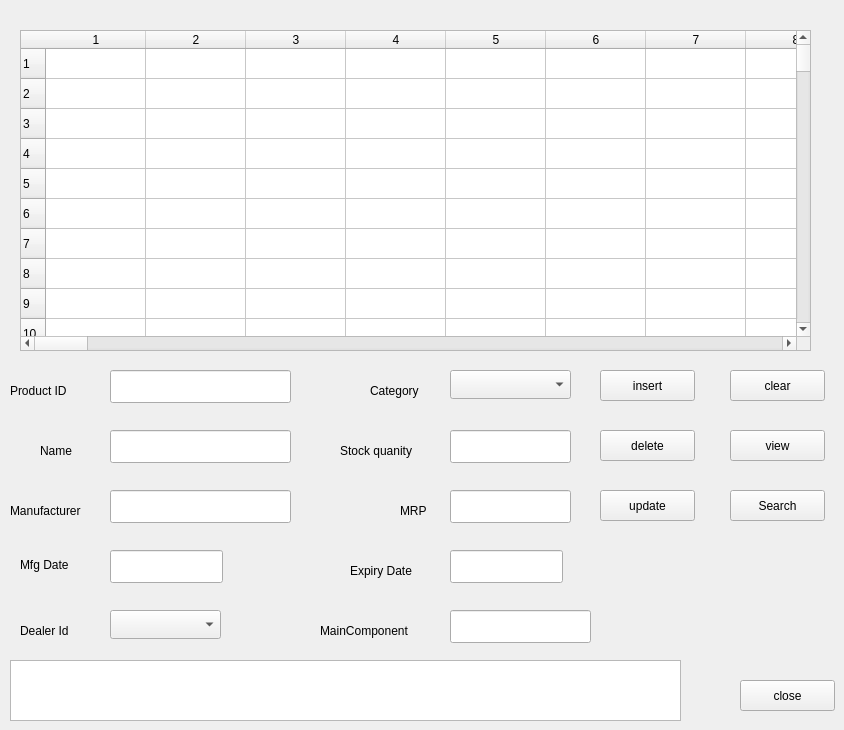
  <widget class="QWidget" name="prodTab">
   <attribute name="title">
    <string>Product Inventory</string>
   </attribute>
   <widget class="QPushButton" name="pinsertButton">
    <property name="geometry">
     <rect>
      <x>600</x>
      <y>370</y>
      <width>95</width>
      <height>31</height>
     </rect>
    </property>
    <property name="toolTip">
     <string extracomment="insert product record"/>
    </property>
    <property name="text">
     <string>insert</string>
    </property>
    <property name="iconSize">
     <size>
      <width>30</width>
      <height>30</height>
     </size>
    </property>
   </widget>
   <widget class="QLabel" name="pidlabel">
    <property name="geometry">
     <rect>
      <x>10</x>
      <y>380</y>
      <width>81</width>
      <height>21</height>
     </rect>
    </property>
    <property name="text">
     <string>Product ID</string>
    </property>
   </widget>
   <widget class="QLineEdit" name="pnameEdir">
    <property name="geometry">
     <rect>
      <x>110</x>
      <y>430</y>
      <width>181</width>
      <height>33</height>
     </rect>
    </property>
   </widget>
   <widget class="QLineEdit" name="manuEdit">
    <property name="geometry">
     <rect>
      <x>110</x>
      <y>490</y>
      <width>181</width>
      <height>33</height>
     </rect>
    </property>
   </widget>
   <widget class="QLineEdit" name="qtyEdit">
    <property name="geometry">
     <rect>
      <x>450</x>
      <y>430</y>
      <width>121</width>
      <height>33</height>
     </rect>
    </property>
   </widget>
   <widget class="QLineEdit" name="mrpEdit">
    <property name="geometry">
     <rect>
      <x>450</x>
      <y>490</y>
      <width>121</width>
      <height>33</height>
     </rect>
    </property>
   </widget>
   <widget class="QLabel" name="pnameLabel">
    <property name="geometry">
     <rect>
      <x>40</x>
      <y>440</y>
      <width>51</width>
      <height>21</height>
     </rect>
    </property>
    <property name="text">
     <string>Name</string>
    </property>
   </widget>
   <widget class="QLabel" name="manuLabel">
    <property name="geometry">
     <rect>
      <x>10</x>
      <y>500</y>
      <width>91</width>
      <height>21</height>
     </rect>
    </property>
    <property name="text">
     <string>Manufacturer</string>
    </property>
   </widget>
   <widget class="QLabel" name="cateLabel">
    <property name="geometry">
     <rect>
      <x>370</x>
      <y>380</y>
      <width>65</width>
      <height>21</height>
     </rect>
    </property>
    <property name="text">
     <string>Category</string>
    </property>
   </widget>
   <widget class="QLabel" name="qtyLabel">
    <property name="geometry">
     <rect>
      <x>340</x>
      <y>440</y>
      <width>101</width>
      <height>21</height>
     </rect>
    </property>
    <property name="text">
     <string>Stock quanity</string>
    </property>
   </widget>
   <widget class="QLabel" name="mrpLabel">
    <property name="geometry">
     <rect>
      <x>400</x>
      <y>500</y>
      <width>41</width>
      <height>21</height>
     </rect>
    </property>
    <property name="text">
     <string>MRP</string>
    </property>
   </widget>
   <widget class="QPushButton" name="pdeletebutton">
    <property name="geometry">
     <rect>
      <x>600</x>
      <y>430</y>
      <width>95</width>
      <height>31</height>
     </rect>
    </property>
    <property name="toolTip">
     <string extracomment="delete product record"/>
    </property>
    <property name="text">
     <string>delete</string>
    </property>
   </widget>
   <widget class="QPushButton" name="pclearbutton">
    <property name="geometry">
     <rect>
      <x>730</x>
      <y>370</y>
      <width>95</width>
      <height>31</height>
     </rect>
    </property>
    <property name="toolTip">
     <string extracomment="clear all text fields"/>
    </property>
    <property name="text">
     <string>clear</string>
    </property>
   </widget>
   <widget class="QPushButton" name="pview">
    <property name="geometry">
     <rect>
      <x>730</x>
      <y>430</y>
      <width>95</width>
      <height>31</height>
     </rect>
    </property>
    <property name="toolTip">
     <string extracomment="view product inventory"/>
    </property>
    <property name="text">
     <string>view</string>
    </property>
   </widget>
   <widget class="QPushButton" name="pclosebutton">
    <property name="geometry">
     <rect>
      <x>740</x>
      <y>680</y>
      <width>95</width>
      <height>31</height>
     </rect>
    </property>
    <property name="text">
     <string>close</string>
    </property>
   </widget>
   <widget class="QLabel" name="mfdLabel">
    <property name="geometry">
     <rect>
      <x>20</x>
      <y>540</y>
      <width>71</width>
      <height>51</height>
     </rect>
    </property>
    <property name="text">
     <string>&lt;html&gt;&lt;head/&gt;&lt;body&gt;&lt;p&gt;Mfg Date&lt;/p&gt;&lt;/body&gt;&lt;/html&gt;</string>
    </property>
   </widget>
   <widget class="QLabel" name="exdLabel">
    <property name="geometry">
     <rect>
      <x>350</x>
      <y>560</y>
      <width>81</width>
      <height>21</height>
     </rect>
    </property>
    <property name="text">
     <string>Expiry Date</string>
    </property>
   </widget>
   <widget class="QTableWidget" name="PInventTable">
    <property name="geometry">
     <rect>
      <x>20</x>
      <y>30</y>
      <width>791</width>
      <height>321</height>
     </rect>
    </property>
    <property name="rowCount">
     <number>100</number>
    </property>
    <property name="columnCount">
     <number>100</number>
    </property>
    <row/>
    <row/>
    <row/>
    <row/>
    <row/>
    <row/>
    <row/>
    <row/>
    <row/>
    <row/>
    <row/>
    <row/>
    <row/>
    <row/>
    <row/>
    <row/>
    <row/>
    <row/>
    <row/>
    <row/>
    <row/>
    <row/>
    <row/>
    <row/>
    <row/>
    <row/>
    <row/>
    <row/>
    <row/>
    <row/>
    <row/>
    <row/>
    <row/>
    <row/>
    <row/>
    <row/>
    <row/>
    <row/>
    <row/>
    <row/>
    <row/>
    <row/>
    <row/>
    <row/>
    <row/>
    <row/>
    <row/>
    <row/>
    <row/>
    <row/>
    <row/>
    <row/>
    <row/>
    <row/>
    <row/>
    <row/>
    <row/>
    <row/>
    <row/>
    <row/>
    <row/>
    <row/>
    <row/>
    <row/>
    <row/>
    <row/>
    <row/>
    <row/>
    <row/>
    <row/>
    <row/>
    <row/>
    <row/>
    <row/>
    <row/>
    <row/>
    <row/>
    <row/>
    <row/>
    <row/>
    <row/>
    <row/>
    <row/>
    <row/>
    <row/>
    <row/>
    <row/>
    <row/>
    <row/>
    <row/>
    <row/>
    <row/>
    <row/>
    <row/>
    <row/>
    <row/>
    <row/>
    <row/>
    <row/>
    <row/>
    <column/>
    <column/>
    <column/>
    <column/>
    <column/>
    <column/>
    <column/>
    <column/>
    <column/>
    <column/>
    <column/>
    <column/>
    <column/>
    <column/>
    <column/>
    <column/>
    <column/>
    <column/>
    <column/>
    <column/>
    <column/>
    <column/>
    <column/>
    <column/>
    <column/>
    <column/>
    <column/>
    <column/>
    <column/>
    <column/>
    <column/>
    <column/>
    <column/>
    <column/>
    <column/>
    <column/>
    <column/>
    <column/>
    <column/>
    <column/>
    <column/>
    <column/>
    <column/>
    <column/>
    <column/>
    <column/>
    <column/>
    <column/>
    <column/>
    <column/>
    <column/>
    <column/>
    <column/>
    <column/>
    <column/>
    <column/>
    <column/>
    <column/>
    <column/>
    <column/>
    <column/>
    <column/>
    <column/>
    <column/>
    <column/>
    <column/>
    <column/>
    <column/>
    <column/>
    <column/>
    <column/>
    <column/>
    <column/>
    <column/>
    <column/>
    <column/>
    <column/>
    <column/>
    <column/>
    <column/>
    <column/>
    <column/>
    <column/>
    <column/>
    <column/>
    <column/>
    <column/>
    <column/>
    <column/>
    <column/>
    <column/>
    <column/>
    <column/>
    <column/>
    <column/>
    <column/>
    <column/>
    <column/>
    <column/>
    <column/>
   </widget>
   <widget class="QTextBrowser" name="PInventBrowser">
    <property name="geometry">
     <rect>
      <x>10</x>
      <y>660</y>
      <width>671</width>
      <height>61</height>
     </rect>
    </property>
   </widget>
   <widget class="QLabel" name="didLabel">
    <property name="geometry">
     <rect>
      <x>20</x>
      <y>620</y>
      <width>65</width>
      <height>21</height>
     </rect>
    </property>
    <property name="text">
     <string>Dealer Id</string>
    </property>
   </widget>
   <widget class="QLineEdit" name="mcompEdit">
    <property name="geometry">
     <rect>
      <x>450</x>
      <y>610</y>
      <width>141</width>
      <height>33</height>
     </rect>
    </property>
   </widget>
   <widget class="QLabel" name="mcompLabel">
    <property name="geometry">
     <rect>
      <x>320</x>
      <y>620</y>
      <width>111</width>
      <height>21</height>
     </rect>
    </property>
    <property name="text">
     <string>MainComponent</string>
    </property>
   </widget>
   <widget class="QLineEdit" name="pidEdit">
    <property name="geometry">
     <rect>
      <x>110</x>
      <y>370</y>
      <width>181</width>
      <height>33</height>
     </rect>
    </property>
   </widget>
   <widget class="QLineEdit" name="mfdEdit">
    <property name="geometry">
     <rect>
      <x>110</x>
      <y>550</y>
      <width>113</width>
      <height>33</height>
     </rect>
    </property>
   </widget>
   <widget class="QLineEdit" name="exdEdit">
    <property name="geometry">
     <rect>
      <x>450</x>
      <y>550</y>
      <width>113</width>
      <height>33</height>
     </rect>
    </property>
   </widget>
   <widget class="QComboBox" name="didBox">
    <property name="geometry">
     <rect>
      <x>110</x>
      <y>610</y>
      <width>111</width>
      <height>29</height>
     </rect>
    </property>
   </widget>
   <widget class="QComboBox" name="cateBox">
    <property name="geometry">
     <rect>
      <x>450</x>
      <y>370</y>
      <width>121</width>
      <height>29</height>
     </rect>
    </property>
   </widget>
   <widget class="QPushButton" name="pupdate">
    <property name="geometry">
     <rect>
      <x>600</x>
      <y>490</y>
      <width>95</width>
      <height>31</height>
     </rect>
    </property>
    <property name="text">
     <string>update</string>
    </property>
   </widget>
   <widget class="QPushButton" name="psearch">
    <property name="geometry">
     <rect>
      <x>730</x>
      <y>490</y>
      <width>95</width>
      <height>31</height>
     </rect>
    </property>
    <property name="text">
     <string>Search</string>
    </property>
   </widget>
  </widget>
